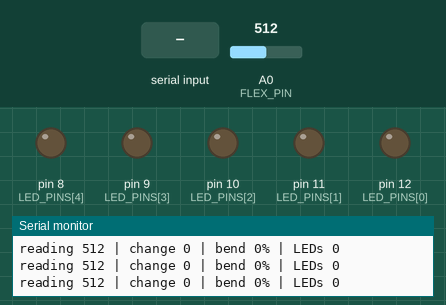
Recording of a sketch running on a simulated Arduino Uno, built with avr-gcc and run on an emulated ATmega328P. Shown: output pins drawn as LEDs (lit = HIGH), the last lines printed to the serial monitor. Dashed ring = blinking. The test bench sets the inputs (shaded band); at power-on: A0 (FLEX_PIN) = 512.

Above: at 5.2 s.
5.3 s: "r" received over Serial
At 5.43 s:
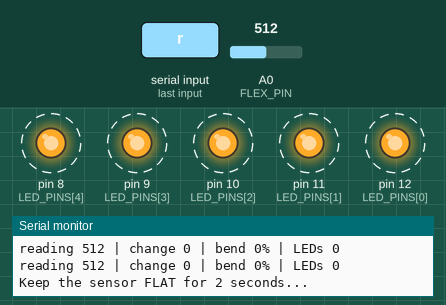
8.3 s: A0 (FLEX_PIN) set to 501
At 10.2 s:
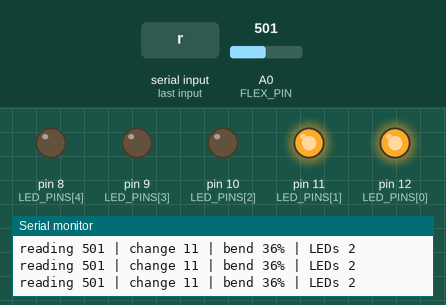
10.5 s: A0 (FLEX_PIN) set to 716
At 11.3 s:
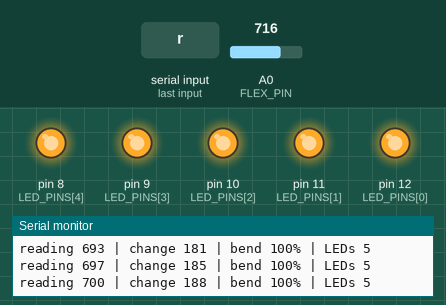
12.0 s: A0 (FLEX_PIN) set to 689
15.0 s: A0 (FLEX_PIN) set to 667
At 15.8 s:
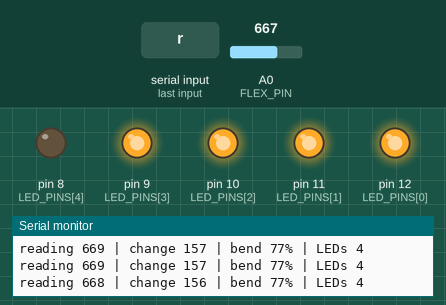
18.0 s: A0 (FLEX_PIN) set to 647
20.2 s: A0 (FLEX_PIN) set to 620
At 21.1 s:
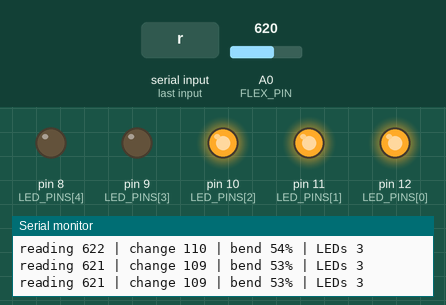
Timing chart, 0 to 22.8 s (numbered marks = the images above; inputs shaded):
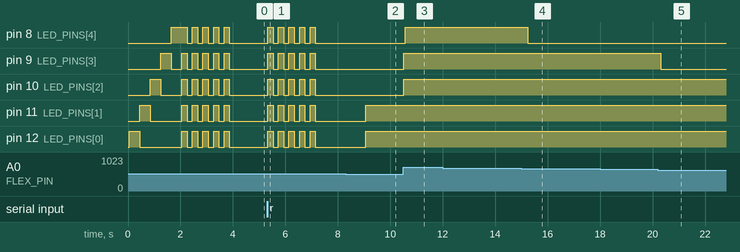

The sketch:

flex_5led_uno.ino
```cpp
/*
  flex_5led_uno  -  REAL Arduino Uno: flex sensor lights 5 LEDs like a bar graph
  ------------------------------------------------------------------------------
  Flat = 0 LEDs. Bend more = more LEDs (1..5). Auto-scales to YOUR sensor.

  WIRING
    Flex sensor:  Uno 5V -> flex leg 1
                  flex leg 2 -> Uno A0
                  20k resistor: flex leg 2 -> GND      (10k also works)
    LEDs:         Uno pins 12, 11, 10, 9, 8 -> resistor -> LED LONG leg
                  LED SHORT leg -> GND rail
                  (10k makes the LEDs dim but visible. 220-330 ohm = bright.)
    Uno GND -> the breadboard's GND (-) rail.

  WHAT HAPPENS
    1. LED check: each LED lights one at a time (pin 12 -> 8). If one stays dark,
       that LED is backwards (flip it) or its wire/resistor is in the wrong row.
    2. All 5 LEDs blink for 2 seconds: keep the sensor FLAT (it learns "flat").
    3. Bend the sensor fully ONCE (sets the scale), then bend slowly and watch.
  Tools > Serial Monitor at 9600 shows the numbers.
    Type r + Send = re-learn FLAT (keep it flat for 2 s)
    Type b + Send = learn BENT  (hold it fully bent for 2 s)  -> fixed scale, no more guessing
  NOISE: changes smaller than this are ignored (stops "bending" when nobody touches it).
  Want a graph? Set GRAPH = true and use Tools > Serial Plotter (9600).
*/

const int  FLEX_PIN = A0;
const int  LED_PINS[5] = {12, 11, 10, 9, 8};
const bool GRAPH = false;
// ZOOM TRICK (makes a weak sensor ~4x more visible):
//   set true AND use ONE 47k as the flex's partner resistor (47k from 5V to the A0 row, flex from the A0 row to GND).
//   The Uno then measures 0..1.1 V instead of 0..5 V. Safe: anything above 1.1 V just reads 1023.
const bool ZOOM_1V1 = true;    // ON: 100k (2 x 50k) from 5V to the A0 row, flex from the A0 row to GND
const int  NOISE = 10;       // raise to 15-25 if LEDs still flicker when nobody touches the sensor
const int  HYST  = 8;        // LED count only changes when the bend moves clearly past a step (stops flicker between 2 and 3)

int flatValue = 0;
int maxDrop   = 0;
int bentDrop  = -1;          // set by typing b (fully bent). -1 = not set yet
float level   = 0;
int shown     = 0;            // LEDs currently shown

void allLeds(bool on) { for (int i = 0; i < 5; i++) digitalWrite(LED_PINS[i], on ? HIGH : LOW); }

void ledCheck() {
  for (int i = 0; i < 5; i++) {
    allLeds(false); digitalWrite(LED_PINS[i], HIGH);
    if (!GRAPH) { Serial.print("LED check: pin "); Serial.println(LED_PINS[i]); }
    delay(400);
  }
  allLeds(false);
}

void learnFlat() {
  if (!GRAPH) Serial.println("Keep the sensor FLAT for 2 seconds...");
  long sum = 0;
  for (int i = 0; i < 100; i++) {
    sum += analogRead(FLEX_PIN);
    allLeds((i / 10) % 2 == 0);          // blink while learning
    delay(20);
  }
  allLeds(false);
  flatValue = sum / 100; level = flatValue; maxDrop = 0; bentDrop = -1;
  if (!GRAPH) { Serial.print("Flat = "); Serial.print(flatValue); Serial.println(". Bend it fully once, then slowly."); }
}

void learnBent() {
  if (!GRAPH) Serial.println("Hold the sensor FULLY BENT for 2 seconds...");
  long sum = 0;
  for (int i = 0; i < 100; i++) { sum += analogRead(FLEX_PIN); allLeds((i / 10) % 2 == 0); delay(20); }
  allLeds(false);
  bentDrop = abs(flatValue - (int)(sum / 100));
  if (!GRAPH) { Serial.print("Bent = "); Serial.print((int)(sum / 100)); Serial.print("  (change "); Serial.print(bentDrop); Serial.println(" from flat)"); }
  if (bentDrop <= NOISE && !GRAPH) Serial.println("WARNING: bent is almost the same as flat. This sensor barely responds.");
}

void setup() {
  Serial.begin(9600);
  if (ZOOM_1V1) { analogReference(INTERNAL); delay(50); analogRead(FLEX_PIN); }   // switch to the 1.1 V scale
  for (int i = 0; i < 5; i++) pinMode(LED_PINS[i], OUTPUT);
  ledCheck();
  learnFlat();
}

void loop() {
  if (Serial.available()) {
    char c = Serial.read();
    if (c == 'r' || c == 'R') learnFlat();
    if (c == 'b' || c == 'B') learnBent();
  }

  long sum = 0;
  for (int i = 0; i < 8; i++) sum += analogRead(FLEX_PIN);   // average 8 readings
  level += (sum / 8.0 - level) * 0.15;                        // smoothing (lower = smoother but slower)

  int drop = abs(flatValue - (int)level);                     // works whichever way your sensor goes
  if (drop <= NOISE) drop = 0;                                // ignore small wobble = "flat"
  if (drop > maxDrop) maxDrop = drop;
  int range;
  if (bentDrop > NOISE) range = bentDrop;                     // scale from your "b" calibration
  else range = maxDrop < 3 * NOISE ? 3 * NOISE : maxDrop;     // otherwise auto-scale, never smaller than 3 x NOISE
  int pct = (long)drop * 100 / range; if (pct > 100) pct = 100;
  // only change the LED count when the bend is clearly past the step (hysteresis)
  if (abs(pct - shown * 20) > 10 + HYST) shown = (pct + 10) / 20;
  int ledsOn = shown;                                         // 0..5 LEDs

  for (int i = 0; i < 5; i++) digitalWrite(LED_PINS[i], i < ledsOn ? HIGH : LOW);

  if (GRAPH) {
    Serial.print("bend_%:"); Serial.print(pct); Serial.println(",flat:0,most_bent:100");
  } else {
    Serial.print("reading "); Serial.print((int)level);
    Serial.print(" | change "); Serial.print(drop);
    Serial.print(" | bend "); Serial.print(pct);
    Serial.print("% | LEDs "); Serial.println(ledsOn);
  }
  delay(50);
}
```

Measured:
- the behaviour switches between 502 and 501 on A0 (FLEX_PIN) (found by bisection; images 1 and 2)
- the behaviour switches between 678 and 677 on A0 (FLEX_PIN) (found by bisection; images 3 and 4)
- the behaviour switches between 638 and 637 on A0 (FLEX_PIN) (found by bisection; images 4 and 5)
- after the input at 5.3 s, pin 8 (LED_PINS[4]), pin 9 (LED_PINS[3]), pin 10 (LED_PINS[2]), pin 11 (LED_PINS[1]), pin 12 (LED_PINS[0]): alternates HIGH for 0.20 s and LOW for 0.20 s, 10 changes in all, then stays LOW, starting at once
- after the input at 8.3 s, pin 11 (LED_PINS[1]), pin 12 (LED_PINS[0]): LOW → HIGH after 0.77 s
- after the input at 10.5 s, pin 8 (LED_PINS[4]): LOW → HIGH after 0.07 s; pin 9 (LED_PINS[3]), pin 10 (LED_PINS[2]): LOW → HIGH at once
- after the input at 15.0 s, pin 8 (LED_PINS[4]): HIGH → LOW after 0.23 s
- after the input at 20.2 s, pin 9 (LED_PINS[3]): HIGH → LOW after 0.11 s
